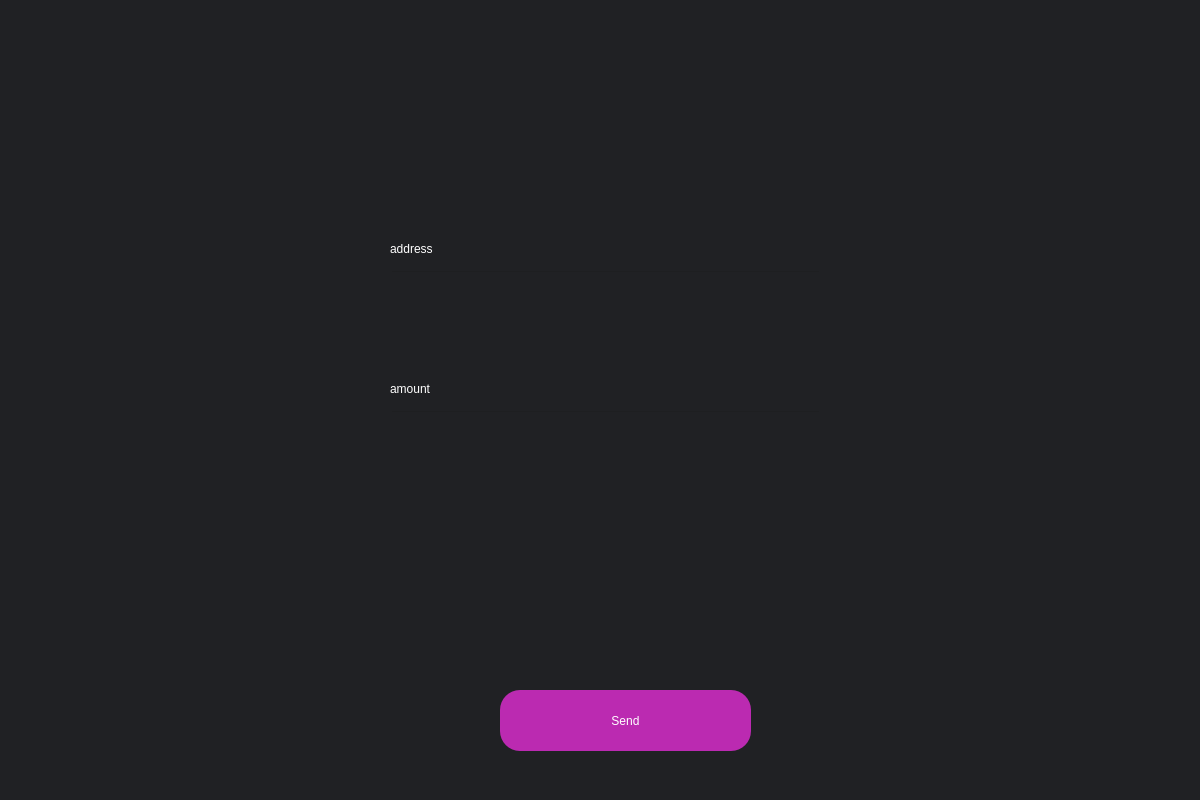
<?xml version="1.0" encoding="UTF-8"?>
<ui version="4.0">
 <class>Dialog</class>
 <widget class="QDialog" name="Dialog">
  <property name="geometry">
   <rect>
    <x>0</x>
    <y>0</y>
    <width>1200</width>
    <height>800</height>
   </rect>
  </property>
  <property name="windowTitle">
   <string>Dialog</string>
  </property>
  <widget class="QWidget" name="bgwidget" native="true">
   <property name="geometry">
    <rect>
     <x>0</x>
     <y>0</y>
     <width>1201</width>
     <height>801</height>
    </rect>
   </property>
   <property name="styleSheet">
    <string notr="true">QWidget#bgwidget{
background-color:#202124;}</string>
   </property>
   <widget class="QPushButton" name="send_button">
    <property name="geometry">
     <rect>
      <x>500</x>
      <y>690</y>
      <width>251</width>
      <height>61</height>
     </rect>
    </property>
    <property name="styleSheet">
     <string notr="true">border-radius: 20px;
background-color: rgb(187, 42, 177);
color:#fff;</string>
    </property>
    <property name="text">
     <string>Send</string>
    </property>
   </widget>
   <widget class="QLabel" name="address_label">
    <property name="geometry">
     <rect>
      <x>390</x>
      <y>240</y>
      <width>64</width>
      <height>17</height>
     </rect>
    </property>
    <property name="styleSheet">
     <string notr="true">color: rgb(255, 255, 255);</string>
    </property>
    <property name="text">
     <string>address</string>
    </property>
   </widget>
   <widget class="QLabel" name="amount_label">
    <property name="geometry">
     <rect>
      <x>390</x>
      <y>380</y>
      <width>64</width>
      <height>17</height>
     </rect>
    </property>
    <property name="styleSheet">
     <string notr="true">color: rgb(255, 255, 255);</string>
    </property>
    <property name="text">
     <string>amount</string>
    </property>
   </widget>
   <widget class="QLineEdit" name="address">
    <property name="geometry">
     <rect>
      <x>390</x>
      <y>270</y>
      <width>431</width>
      <height>51</height>
     </rect>
    </property>
    <property name="styleSheet">
     <string notr="true">background-color:rgba(0,0,0,0);
font: 12pt &quot;MS Shell Dlg 2&quot;;
color:#fff;</string>
    </property>
   </widget>
   <widget class="QLineEdit" name="amount">
    <property name="geometry">
     <rect>
      <x>390</x>
      <y>410</y>
      <width>431</width>
      <height>51</height>
     </rect>
    </property>
    <property name="styleSheet">
     <string notr="true">background-color:rgba(0,0,0,0);
font: 12pt &quot;MS Shell Dlg 2&quot;;
color:#fff;</string>
    </property>
   </widget>
   <widget class="QLabel" name="error">
    <property name="geometry">
     <rect>
      <x>390</x>
      <y>470</y>
      <width>341</width>
      <height>20</height>
     </rect>
    </property>
    <property name="styleSheet">
     <string notr="true">font: 12pt &quot;MS Shell Dlg 2&quot;; color:red;</string>
    </property>
    <property name="text">
     <string/>
    </property>
   </widget>
  </widget>
 </widget>
 <resources>
  <include location="placeholder.qrc"/>
 </resources>
 <connections/>
</ui>
